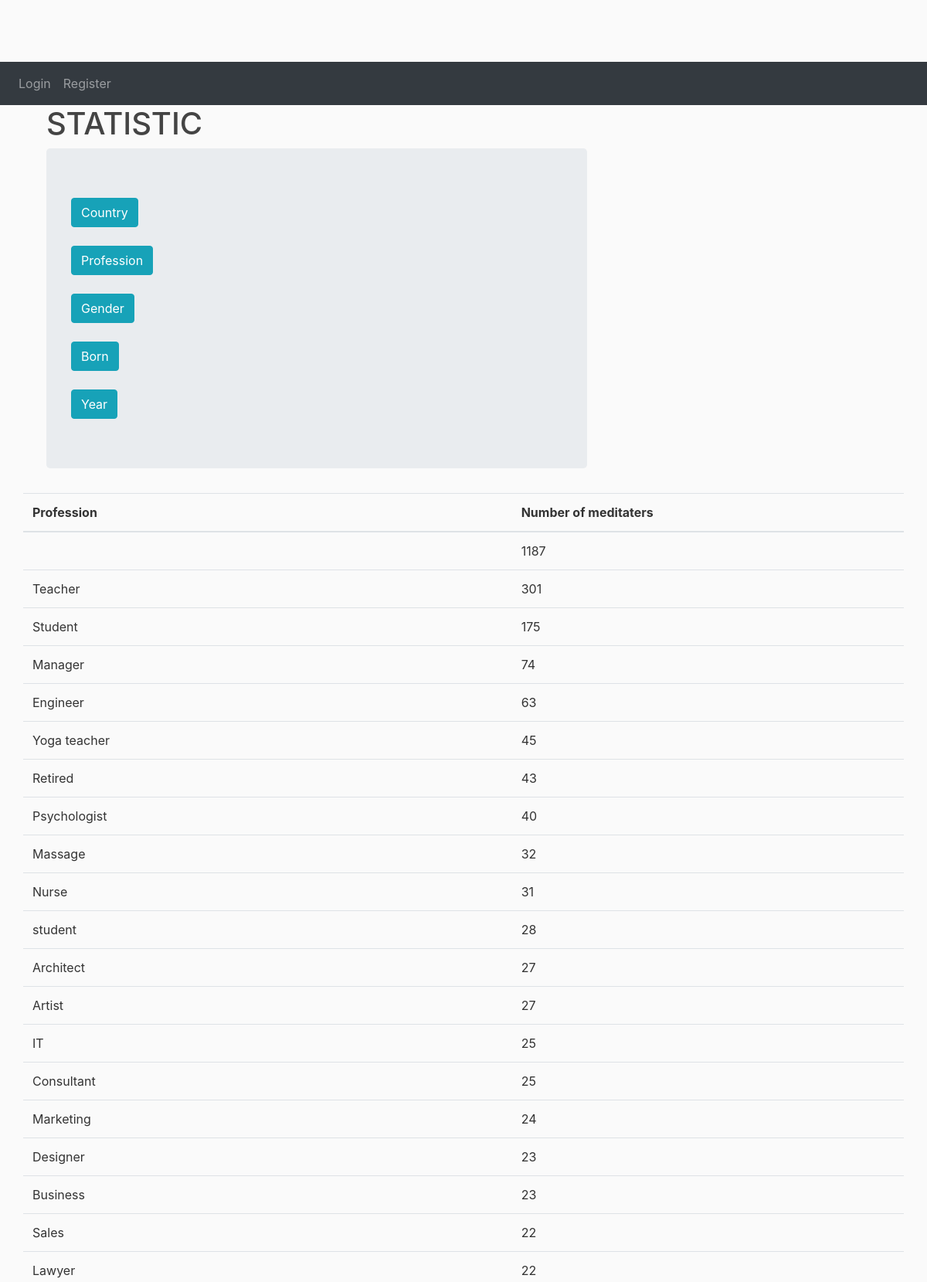
The app's page /meditater/statistic_profession/ (upper part) with its own data.
### meditater/models.py (models this page shows, shortened)
class Meditater(models.Model):
    year = models.CharField(max_length=264)
    course_type = models.CharField(max_length=120)
    name = models.CharField(max_length=20)
    state = models.CharField(max_length=10, null=True)
    email = models.EmailField(max_length=60)
    gender = models.CharField(max_length=60)
    born = models.CharField(max_length=60)
    profession = models.CharField(max_length=60)
    remarks = models.TextField(max_length=1000, blank=True)

### meditater/views.py (the view)
# urls.py: path('statistic_profession/', views.statistic_profession, name='statistic_profession'),
def statistic_profession(request):
    pass
    df = pd.DataFrame(list(Meditater.objects.all().values()))
    profession_dict = df['profession'].value_counts().to_dict()
    return render(request, "meditater/statistic.html", {
                                                        'profession_dict':profession_dict,
                                                       })

### meditater/templates/meditater/statistic.html (shortened to what this page needs)
{% extends 'meditater/base.html' %}
{% block content %}
<div class="container">
    <h1>STATISTIC</h1>
    <div class="jumbotron">
  <a class="btn btn-info" href="{% url 'meditater:statistic_country' %}">Country</a>
  <br>
   <br>
  <a class="btn btn-info" href="{% url 'meditater:statistic_profession' %}">Profession</a>
    <br>
         <br>
  <a class="btn btn-info" href="{% url 'meditater:statistic_gender' %}">Gender</a>
    <br>
   <br>
       <a class="btn btn-info" href="{% url 'meditater:statistic_born' %}">Born</a>
    <br>
   <br>
  <a class="btn btn-info" href="{% url 'meditater:statistic_year' %}">Year</a>
    </div>
  </div>
</div>
{% if state_dict %}
    <table class="table">
    <thead>
      <tr>
        <th>Country</th>
        <th>Number of meditaters</th>
      </tr>
    </thead>
    <tbody>
        {% for x, y in state_dict.items %}
        <tr>
        <td>{{x}}</td>
          <td>{{y}}</td>
              </tr>
        {% endfor %}
    </tbody>
  </table>
{% elif profession_dict%}
  <table class="table">
    <thead>
      <tr>
        <th>Profession</th>
        <th>Number of meditaters</th>
      </tr>
    </thead>
    <tbody>
        {% for x, y in profession_dict.items %}
        <tr>
        <td>{{x}}</td>
          <td>{{y}}</td>
              </tr>
        {% endfor %}
    </tbody>
  </table>
{%endif%}
     </div>
{% endblock %}

### meditater/static/meditater/main.css (style rules this page uses)
body { background: #fafafa; color: #333333; margin-top: 5rem; }
h1, h2, h3, h4, h5, h6 { color: #444444; }

### records on screen
Meditater: profession_dict "Teacher"
Meditater: profession_dict "Student"
Meditater: profession_dict "Manager"
Meditater: profession_dict "Engineer"
Meditater: profession_dict "Yoga teacher"
Meditater: profession_dict "Retired"
Meditater: profession_dict "Psychologist"
Meditater: profession_dict "Massage"
Meditater: profession_dict "Nurse"
Meditater: profession_dict "student"
Meditater: profession_dict "Architect"
Meditater: profession_dict "Artist"
Meditater: profession_dict "IT"
Meditater: profession_dict "Consultant"
Meditater: profession_dict "Marketing"
Meditater: profession_dict "Designer"
Meditater: profession_dict "Business"
Meditater: profession_dict "Sales"
Meditater: profession_dict "Lawyer"

### other values on screen
{{ y }} "1187" "301" "175" "74" "63" "45" "43" "40" "32" "31" "28" "27" "27" "25" "25" "24" "23" "23" "22" "22"
